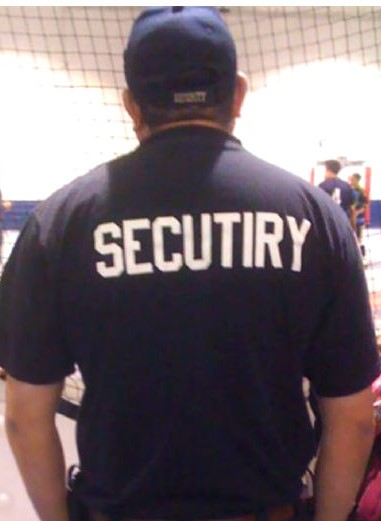
#> input picture images/sample1.jpg, 381 x 521 px
$ python roi.py
#> lines starting #> are read from the running program, lines starting #| are printed output that depends on the picture; after the words box and inside, x2 and y2 are one past the last pixel; in counts of white or black regions, pixels touching at a corner belong together
import cv2

# Load image, grayscale, Gaussian blur, adaptive threshold
image = cv2.imread('images/sample1.jpg')
#> image is the input picture: shape (521, 381, 3); mean B, G, R 108.8, 103.4, 115.9
gray = cv2.cvtColor(image, cv2.COLOR_BGR2GRAY)
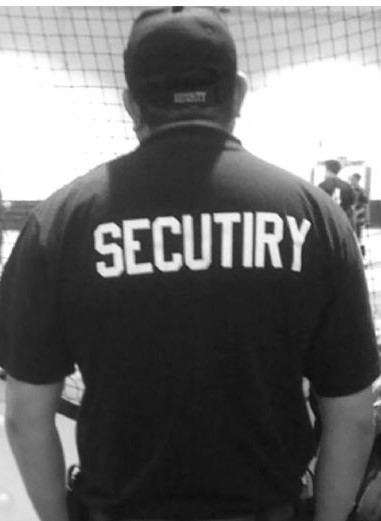
#> gray: shape (521, 381); min 7, max 255, mean 107.7
blur = cv2.GaussianBlur(gray, (9,9), 0)
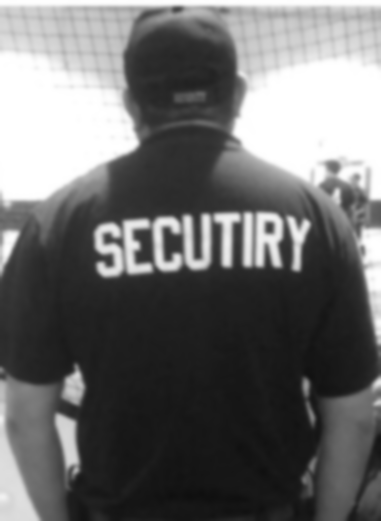
#> blur: shape (521, 381); min 15, max 255, mean 107.7
thresh = cv2.adaptiveThreshold(gray,255,cv2.ADAPTIVE_THRESH_GAUSSIAN_C, cv2.THRESH_BINARY_INV,11,30)
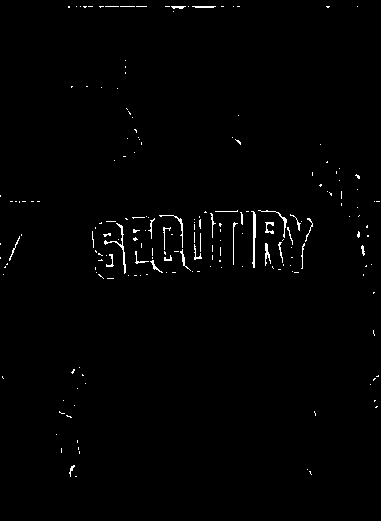
#> thresh: shape (521, 381); 0.99% white in thin lines or dots
# Dilate to combine adjacent text contours
kernel = cv2.getStructuringElement(cv2.MORPH_RECT, (9,9))
ret,thresh3 = cv2.threshold(image,127,255,cv2.THRESH_BINARY_INV)
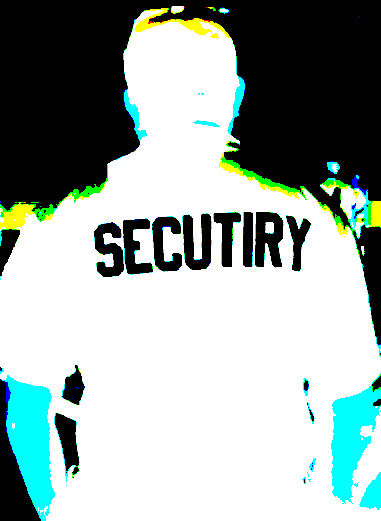
#> thresh3: shape (521, 381, 3); mean B, G, R 164.5, 168.9, 153.8
dilate = cv2.dilate(thresh, kernel, iterations=4)
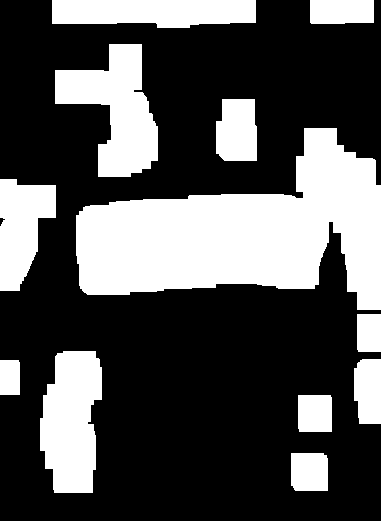
#> dilate: shape (521, 381); 32.6% white; 12 white regions

# Find contours, highlight text areas, and extract ROIs
cnts = cv2.findContours(dilate, cv2.RETR_EXTERNAL, cv2.CHAIN_APPROX_SIMPLE)
#> cnts = 12 contours; largest, box (x1, y1, x2, y2) and area: (76, 128, 381, 310) 30792, (55, 44, 158, 177) 7146, (40, 351, 102, 493) 6718, (52, 0, 256, 28) 4743, (0, 179, 56, 291) 4145
#cnts = cv2.findContours(thresh3, cv2.RETR_EXTERNAL, cv2.CHAIN_APPROX_SIMPLE)

cnts = cnts[0] if len(cnts) == 2 else cnts[1]

ROI_number = 0
for c in cnts:
    area = cv2.contourArea(c)
    if area > 10000:
        x,y,w,h = cv2.boundingRect(c)
        #cv2.rectangle(image, (x, y), (x + w, y + h), (36,255,12), 3)
        cv2.rectangle(image, (x, y), (x + w, y + h), (100,100,100), 1)
        #use blow code to write roi when results are good
        ROI = image[y:y+h, x:x+w]
        cv2.imwrite('images/ROI_{}.jpg'.format(ROI_number), ROI)
        ROI_number += 1
#> this loop made 12 passes
#> (area, x, y, w, h, ROI_number) on pass 8: (30792.5, 76, 128, 305, 182, 1)
#> area on passes 1 to 6: 1309.5, 1184, 644.5, 1530, 6718.5, 849.5
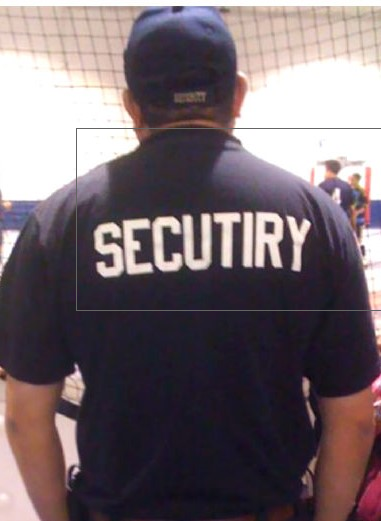
#> image: shape (521, 381, 3); 0.4% of pixels changed, all inside (x1, y1, x2, y2) = (76, 128, 381, 311)
#> after the loop, ROI_number = 1

cv2.imshow('thresh', thresh)
cv2.imshow('dilate', dilate)
cv2.imshow('image', image)
cv2.waitKey()
